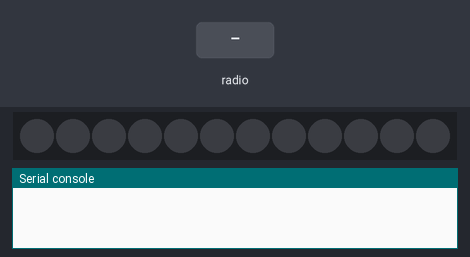
A program run on a simulated BBC micro:bit running MicroPython. On the bench: 12 RGB LEDs in strip order, left to right, the last lines printed to the serial console. The inputs (shaded band) are chosen by the test bench. Dim RGB values are drawn brighter than linear.

Above: at 1.2 s.
1.3 s: radio message "1" arrives
At 1.6 s:
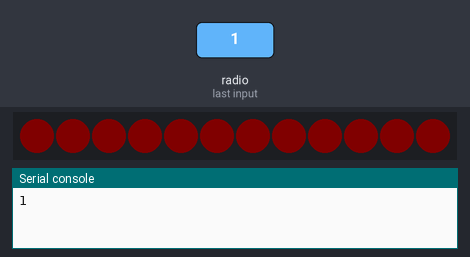
2.8 s: radio message "50" arrives
Timing chart, 0 to 5.8 s (numbered marks = the images above; inputs shaded):
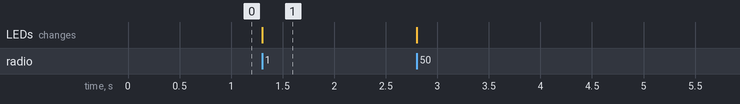

Measured:
- after the input at 1.3 s, the LEDs: change at once (image 1)

The program:

neopixel-code.py
```python
from microbit import *
import neopixel
import radio

radio.on()
radio.config(channel=21)

neopixels = neopixel.NeoPixel(pin13, 12)

while True:
    msg = radio.receive()
    if msg:
        brightness_factor = float(msg) / 45
        print(msg)
        for n in range(len(neopixels)):
            neopixels[n] = (int(brightness_factor * 255),0,0)
        neopixels.show()
```
